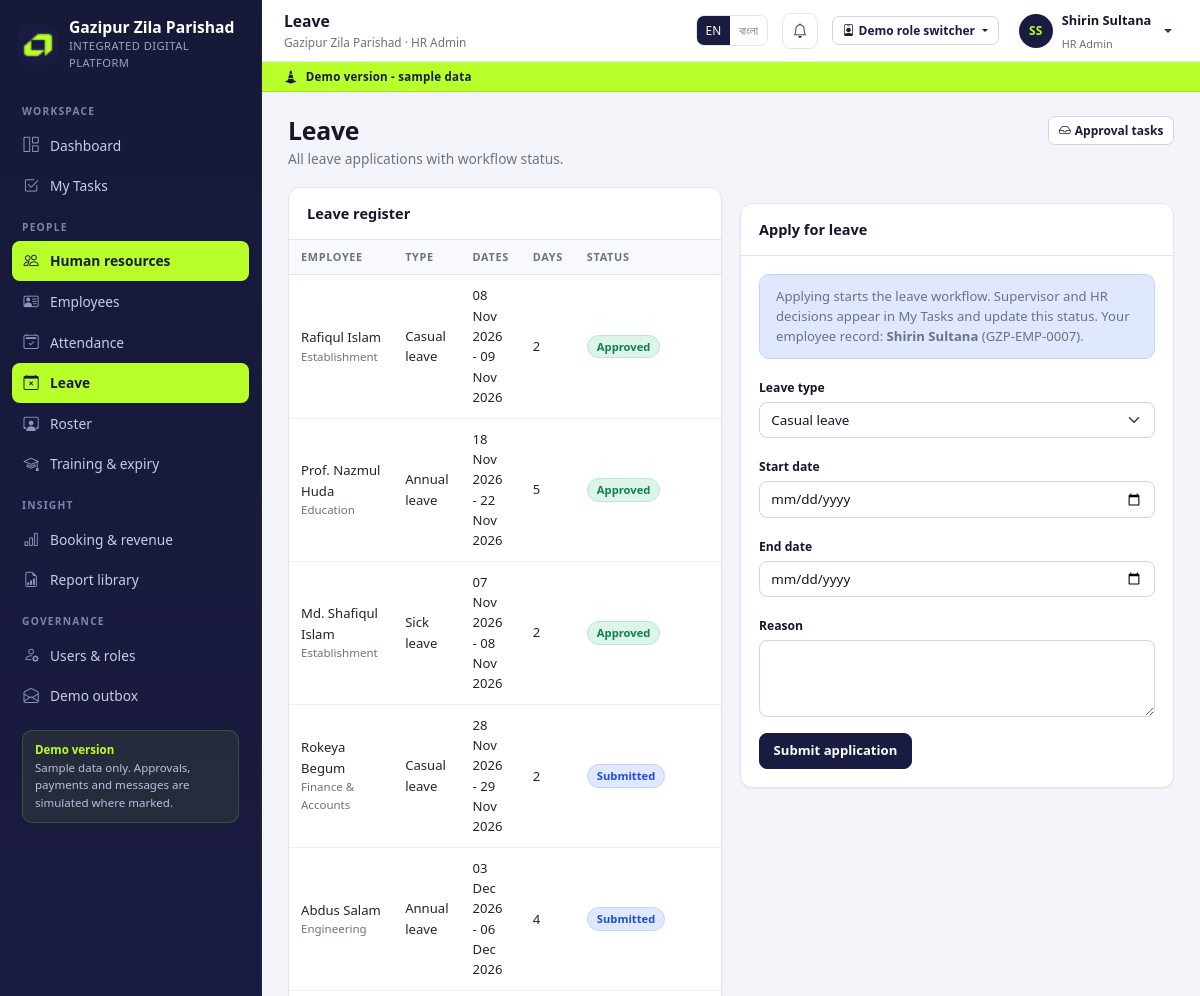
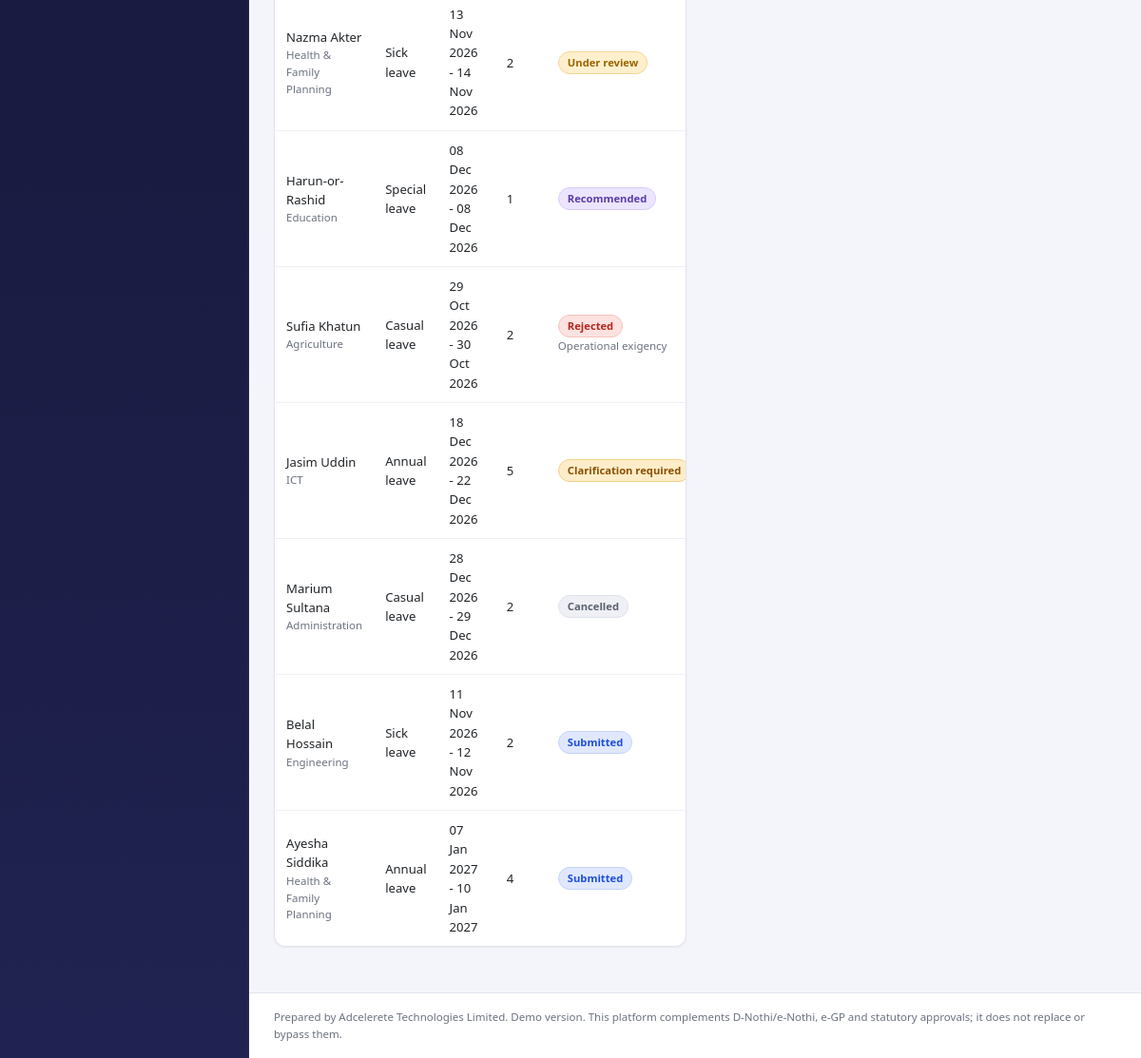
The page /app/hr/leave/ (signed in) on the database its author committed (2 pictures, top to bottom).
### accounts/models.py (models this page shows, shortened)
class User(AbstractUser):
    role = models.ForeignKey(Role, null=True, blank=True, on_delete=models.SET_NULL,
                             related_name='users')
    phone = models.CharField(max_length=30, blank=True)
    department = models.ForeignKey('hr.Department', null=True, blank=True,
                                   on_delete=models.SET_NULL, related_name='users')
    designation = models.ForeignKey('hr.Designation', null=True, blank=True,
                                    on_delete=models.SET_NULL, related_name='users')
    facility = models.ForeignKey('facilities.Facility', null=True, blank=True,
                                 on_delete=models.SET_NULL, related_name='operators',
                                 help_text='Assigned facility for reception operators.')
    email_verified = models.BooleanField(default=False)
    is_demo = models.BooleanField(default=True)
    otp_code = models.CharField(max_length=8, blank=True)
    otp_created_at = models.DateTimeField(null=True, blank=True)
    otp_attempts = models.PositiveIntegerField(default=0)
    class Meta:
        ordering = ['first_name', 'username']
    @property
    def display_name(self):
        return self.get_full_name() or self.username
    @property
    def role_name(self):
        return self.role.name if self.role else 'No role'
    @property
    def is_citizen(self):
        return bool(self.role and self.role.code == 'citizen')
    @property
    def is_staff_portal_user(self):
        return bool(self.role and self.role.code != 'citizen')
    @property
    def is_read_only(self):
        return bool(self.role and self.role.is_read_only)
    def can(self, code):
        if not getattr(self, 'is_authenticated', False):
            return False
        if self.is_superuser:
            return True
        if not self.role_id:
            return False
        cache = getattr(self, '_perm_cache', None)
        if cache is None:
            cache = set(self.role.permissions.values_list('code', flat=True))
            self._perm_cache = cache
        return code in cache

class Role(models.Model):
    code = models.SlugField(max_length=40, unique=True)
    name = models.CharField(max_length=120)
    description = models.TextField(blank=True)
    permissions = models.ManyToManyField(Permission, blank=True, related_name='roles')
    is_read_only = models.BooleanField(
        default=False,
        help_text='Read-only roles cannot submit changes anywhere in the platform.',
    )
    sort_order = models.PositiveIntegerField(default=100)
    class Meta:
        ordering = ['sort_order', 'name']

### hr/models.py (models this page shows, shortened)
class LeaveRequest(models.Model):
    TYPES = [('casual', 'Casual leave'), ('sick', 'Sick leave'),
             ('annual', 'Annual leave'), ('special', 'Special leave')]
    STATUS = [('submitted', 'Submitted'), ('under_review', 'Under review'),
              ('clarification', 'Clarification required'), ('recommended', 'Recommended'),
              ('approved', 'Approved'), ('rejected', 'Rejected'),
              ('cancelled', 'Cancelled')]
    employee = models.ForeignKey(Employee, on_delete=models.CASCADE, related_name='leaves')
    leave_type = models.CharField(max_length=20, choices=TYPES, default='casual')
    start_date = models.DateField()
    end_date = models.DateField()
    reason = models.TextField()
    status = models.CharField(max_length=20, choices=STATUS, default='submitted')
    applied_at = models.DateTimeField(default=timezone.now)
    decided_at = models.DateTimeField(null=True, blank=True)
    decision_note = models.CharField(max_length=255, blank=True)
    class Meta:
        ordering = ['-applied_at']
    @property
    def days(self):
        return (self.end_date - self.start_date).days + 1
    @property
    def workflow_instance(self):
        from workflow.models import WorkflowInstance
        return WorkflowInstance.objects.filter(
            object_type='hr.LeaveRequest', object_id=self.pk
        ).order_by('-created_at').first()

class Employee(models.Model):
    STATUS = [('active', 'Active'), ('leave', 'On leave'), ('inactive', 'Inactive')]
    TYPES = [('permanent', 'Permanent'), ('contract', 'Contract'),
             ('deputation', 'Deputation'), ('daily', 'Daily wage')]
    user = models.OneToOneField(settings.AUTH_USER_MODEL, null=True, blank=True,
                                on_delete=models.SET_NULL, related_name='employee')
    employee_no = models.CharField(max_length=30, unique=True)
    name = models.CharField(max_length=160)
    department = models.ForeignKey(Department, null=True, blank=True,
                                   on_delete=models.SET_NULL, related_name='employees')
    designation = models.ForeignKey(Designation, null=True, blank=True,
                                    on_delete=models.SET_NULL, related_name='employees')
    joining_date = models.DateField(null=True, blank=True)
    employment_type = models.CharField(max_length=20, choices=TYPES, default='permanent')
    phone = models.CharField(max_length=30, blank=True)
    email = models.EmailField(blank=True)
    supervisor = models.ForeignKey('self', null=True, blank=True,
                                   on_delete=models.SET_NULL, related_name='team')
    emergency_contact = models.CharField(max_length=120, blank=True)
    status = models.CharField(max_length=20, choices=STATUS, default='active')
    notes = models.TextField(blank=True)
    class Meta:
        ordering = ['employee_no']

class Department(models.Model):
    name = models.CharField(max_length=120, unique=True)
    code = models.SlugField(max_length=30, unique=True)
    head = models.ForeignKey(settings.AUTH_USER_MODEL, null=True, blank=True,
                             on_delete=models.SET_NULL, related_name='headed_departments')
    class Meta:
        ordering = ['name']

### hr/views.py (the view, shortened to what this page needs)
# urls.py: path('hr/leave/', views.leave, name='hr_leave'),
@perm_required('hr.self', 'hr.view')
def leave(request):
    employee = _employee_for(request.user)
    can_see_all = request.user.can('hr.view') or request.user.can('hr.leave_hr')
    rows = LeaveRequest.objects.select_related('employee', 'employee__department')
    if not can_see_all:
        rows = rows.filter(employee=employee) if employee else rows.none()
    status = request.GET.get('status', '')
    if status:
        rows = rows.filter(status=status)
    return render(request, 'hr/leave.html', {
        'page_obj': rows,
        'employee': employee,
        'can_see_all': can_see_all,
        'leave_types': LeaveRequest.TYPES,
        'statuses': LeaveRequest.STATUS,
        'status': status,
        'page_title': 'Leave',
    })

### accounts/demo.py (called while the page is built)
def demo_accounts():
    from accounts.models import User
    existing = {
        u.username: u for u in User.objects.filter(
            username__in=[a[0] for a in DEMO_ACCOUNTS]
        ).select_related('role')
    }
    out = []
    for username, label in DEMO_ACCOUNTS:
        user = existing.get(username)
        out.append({
            'username': username,
            'label': user.role.name if user and user.role else label,
            'name': user.display_name if user else label,
            'role_code': user.role.code if user and user.role else '',
        })
    return out

### accounts/nav.py (called while the page is built)
def build_nav(user):
    if not user or not user.is_authenticated:
        return []
    is_citizen = user.is_citizen
    groups = []
    for group_label, items in NAV:
        visible = []
        for label, url, perm, icon in items:
            if perm is None:
                if is_citizen:
                    continue
            elif not user.can(perm):
                continue
            visible.append({'label': label, 'url': url, 'icon': icon})
        if visible:
            groups.append({'label': group_label, 'items': visible})
    return groups

### core/i18n.py (called while the page is built)
def translate(text, lang='en'):
    if lang == 'bn':
        return BN.get(text) or BN_EXTRA.get(text) or text
    return text

### core/models.py (called while the page is built)
def get_setting(key, default=''):
    from core.models import AppSetting
    try:
        return AppSetting.objects.get(key=key).value
    except AppSetting.DoesNotExist:
        return default

### core/templatetags/gzp.py (called while the page is built)
@register.simple_tag(takes_context=True)
def t(context, text):
    return i18n.translate(text, context.get('lang', 'en'))

@register.filter
def tr(value, lang):
    return i18n.translate(str(value), lang)

@register.filter
def d(value, fmt='d M Y'):
    if not value:
        return '-'
    return formats.date_format(value, fmt)

@register.filter
def initials(value):
    parts = [p for p in str(value or '').split() if p]
    return ''.join(p[0].upper() for p in parts[:2]) or '?'

@register.simple_tag
def nav_active(request, prefix):
    path = request.path
    if prefix == '/app/':
        return 'active' if path == '/app/' else ''
    return 'active' if path.startswith(prefix) else ''

### hr/views.py (called while the page is built)
def _employee_for(user):
    return Employee.objects.filter(user=user).first()

### templates/hr/leave.html (shortened to what this page needs)
{% extends 'base.html' %}
{% load gzp %}
{% block content %}
<div class="page-head">
  <div>
    <h1>{% t "Leave" %}</h1>
    <div class="sub">{% if can_see_all %}All leave applications with workflow status.{% else %}Your leave applications and their approval status.{% endif %}</div>
  </div>
  <a class="btn btn-sm btn-outline-primary" href="/app/tasks/"><i class="bi bi-inbox me-1"></i>Approval tasks</a>
</div>
<div class="two-col">
  <div class="card">
    <div class="card-header"><strong>{% if can_see_all %}Leave register{% else %}My applications{% endif %}</strong></div>
    <div class="table-wrap">
      <table class="table-gzp">
        <thead><tr>
          {% if can_see_all %}<th>Employee</th>{% endif %}
          <th>Type</th><th>Dates</th><th>Days</th><th>Status</th><th>Tracking</th>
        </tr></thead>
        <tbody>
        {% for row in page_obj %}
          <tr>
            {% if can_see_all %}<td>{{ row.employee.name }}<div class="note-inline">{{ row.employee.department.name|default:"-" }}</div></td>{% endif %}
            <td>{{ row.get_leave_type_display }}</td>
            <td>{{ row.start_date|d }} - {{ row.end_date|d }}</td>
            <td>{{ row.days }}</td>
            <td><span class="chip chip-{{ row.status|chip }}">{{ row.get_status_display }}</span>
              {% if row.decision_note %}<div class="note-inline">{{ row.decision_note }}</div>{% endif %}</td>
          </tr>
        {% empty %}
          <tr><td colspan="6"><div class="table-empty"><i class="bi bi-calendar-x"></i>No leave applications.</div></td></tr>
        {% endfor %}
        </tbody>
      </table>
    </div>
  </div>
  <div class="card">
    <div class="card-header"><strong>Apply for leave</strong></div>
    <div class="card-body">
      {% if employee %}
        <div class="alert alert-info small">
          Applying starts the leave workflow. Supervisor and HR decisions appear in My Tasks and update this status.
          Your employee record: <b>{{ employee.name }}</b> ({{ employee.employee_no }}).
        </div>
        <form method="post">
          <div class="mb-3"><label class="form-label">Leave type</label>
            <select class="form-select" name="leave_type">
              {% for code, label in leave_types %}<option value="{{ code }}">{{ label }}</option>{% endfor %}
            </select></div>
          <div class="mb-3"><label class="form-label">Start date</label>
            <input class="form-control" type="date" name="start_date" required></div>
          <div class="mb-3"><label class="form-label">End date</label>
            <input class="form-control" type="date" name="end_date"></div>
          <div class="mb-3"><label class="form-label">Reason</label>
            <textarea class="form-control" name="reason" rows="3" required></textarea></div>
          <button class="btn btn-primary" type="submit">Submit application</button>
        </form>
      {% else %}
        <div class="alert alert-warning mb-0">
          Your account is not linked to an employee record. Ask HR to link your account before applying for leave.
        </div>
      {% endif %}
    </div>
  </div>
</div>
{% endblock %}

### templates/base.html (shortened to what this page needs)
{% load static gzp %}<!doctype html>
<html lang="{{ lang }}">
<head>
  <link rel="stylesheet" href="{% static 'vendor/bootstrap/bootstrap.min.css' %}">
  <link rel="stylesheet" href="{% static 'vendor/bootstrap-icons/bootstrap-icons.min.css' %}">
  <link rel="stylesheet" href="{% static 'css/gzp.css' %}">
</head>
<body class="{% block body_class %}{% endblock %}">
{% if user.is_authenticated and user.is_staff_portal_user %}
  <aside class="sidebar" id="sidebar" aria-label="Main navigation">
    <div class="brand">
      <img src="{% static 'img/adcelerete_logo.png' %}" alt="Adcelerete logo">
      <div>
        <div class="brand-name">{{ APP_NAME_MAIN }}</div>
        <div class="brand-sub">{{ APP_NAME_SUB }}</div>
      </div>
    </div>
    <div class="sidebar-scroll">
      {% for group in nav_groups %}
        <div class="nav-group">
          <div class="nav-group-label">{{ group.label|tr:lang }}</div>
          {% for item in group.items %}
            <a class="nav-item {% nav_active request item.url %}" href="{{ item.url }}">
              <i class="bi bi-{{ item.icon }}"></i><span>{{ item.label|tr:lang }}</span>
            </a>
          {% endfor %}
        </div>
      {% endfor %}
      <div class="sidebar-note">
        <strong>{% t "Demo version" %}</strong><br>
        Sample data only. Approvals, payments and messages are simulated where marked.
      </div>
    </div>
  </aside>
  <div class="app-shell">
    <header class="topbar">
      <div>
        <div class="page-title">{% block topbar_title %}{{ page_title|default:"Dashboard" }}{% endblock %}</div>
        <div class="crumb">{{ APP_NAME_MAIN }} · {{ user.role_name }}</div>
      </div>
      <div class="lang-switch" role="group" aria-label="Language">
        <a class="{% if lang == 'en' %}on{% endif %}" href="/lang/en/?next={{ request.get_full_path|urlencode }}">EN</a>
        <a class="{% if lang == 'bn' %}on{% endif %}" href="/lang/bn/?next={{ request.get_full_path|urlencode }}">বাংলা</a>
      </div>
      <a class="icon-btn" href="/app/notifications/" aria-label="Notifications">
        <i class="bi bi-bell"></i>
      </a>
      {% if DEMO_MODE %}{% include 'partials/demo_switcher.html' %}{% endif %}
      <div class="dropdown">
        <a class="user-chip dropdown-toggle" href="#" data-bs-toggle="dropdown" aria-expanded="false">
          <span class="avatar">{{ user.display_name|initials }}</span>
          <span class="d-none d-lg-block">
            <span class="u-name">{{ user.display_name }}</span><br>
            <span class="u-role">{{ user.role_name }}</span>
          </span>
        </a>
      </div>
    </header>
    <div class="demo-ribbon"><i class="bi bi-cone-striped"></i> {% t "Demo version - sample data" %}</div>
    <main class="page" id="main">
{% endif %}
      {% block content %}{% endblock %}
{% if user.is_authenticated and user.is_staff_portal_user %}
    </main>
    <footer class="app-footer">
      Prepared by {{ SUPPLIER }}. Demo version. This platform complements D-Nothi/e-Nothi, e-GP and statutory approvals; it does not replace or bypass them.
    </footer>
  </div>
{% endif %}
</body>
</html>

### rows shown on the page
User: role_name "HR Admin", display_name|initials "SS", display_name "Shirin Sultana"
LeaveRequest: employee.name "Rafiqul Islam", employee.department.name "Establishment", leave_type "Casual leave", start_date|d "08 Nov 2026", end_date|d "09 Nov 2026", days "2", status "Approved"
LeaveRequest: employee.name "Prof. Nazmul Huda", employee.department.name "Education", leave_type "Annual leave", start_date|d "18 Nov 2026", end_date|d "22 Nov 2026", days "5", status "Approved"
LeaveRequest: employee.name "Md. Shafiqul Islam", employee.department.name "Establishment", leave_type "Sick leave", start_date|d "07 Nov 2026", end_date|d "08 Nov 2026", days "2", status "Approved"
LeaveRequest: employee.name "Rokeya Begum", employee.department.name "Finance & Accounts", leave_type "Casual leave", start_date|d "28 Nov 2026", end_date|d "29 Nov 2026", days "2", status "Submitted"
LeaveRequest: employee.name "Abdus Salam", employee.department.name "Engineering", leave_type "Annual leave", start_date|d "03 Dec 2026", end_date|d "06 Dec 2026", days "4", status "Submitted"
LeaveRequest: employee.name "Nazma Akter", employee.department.name "Health & Family Planning", leave_type "Sick leave", start_date|d "13 Nov 2026", end_date|d "14 Nov 2026", days "2", status "Under review"
LeaveRequest: employee.name "Harun-or-Rashid", employee.department.name "Education", leave_type "Special leave", start_date|d "08 Dec 2026", end_date|d "08 Dec 2026", days "1", status "Recommended"
LeaveRequest: employee.name "Sufia Khatun", employee.department.name "Agriculture", leave_type "Casual leave", start_date|d "29 Oct 2026", end_date|d "30 Oct 2026", days "2", status "Rejected", decision_note "Operational exigency"
LeaveRequest: employee.name "Jasim Uddin", employee.department.name "ICT", leave_type "Annual leave", start_date|d "18 Dec 2026", end_date|d "22 Dec 2026", days "5", status "Clarification required"
LeaveRequest: employee.name "Marium Sultana", employee.department.name "Administration", leave_type "Casual leave", start_date|d "28 Dec 2026", end_date|d "29 Dec 2026", days "2", status "Cancelled"
LeaveRequest: employee.name "Belal Hossain", employee.department.name "Engineering", leave_type "Sick leave", start_date|d "11 Nov 2026", end_date|d "12 Nov 2026", days "2", status "Submitted"
LeaveRequest: employee.name "Ayesha Siddika", employee.department.name "Health & Family Planning", leave_type "Annual leave", start_date|d "07 Jan 2027", end_date|d "10 Jan 2027", days "4", status "Submitted"
Employee: name "Shirin Sultana", employee_no "GZP-EMP-0007"

### other values the page prints
{{ APP_NAME_MAIN }} "Gazipur Zila Parishad"
{{ APP_NAME_SUB }} "INTEGRATED DIGITAL PLATFORM"
{{ group.label|tr:lang }} "WORKSPACE" "PEOPLE" "INSIGHT" "GOVERNANCE"
{{ item.label|tr:lang }} "Dashboard" "My Tasks" "Human resources" "Employees" "Attendance" "Leave" "Roster" "Training & expiry" "Booking & revenue" "Report library" "Users & roles" "Demo outbox"
{{ page_title|default:"Dashboard" }} "Leave"
{{ SUPPLIER }} "Adcelerete Technologies Limited"
form field leave_type "Casual leave"
